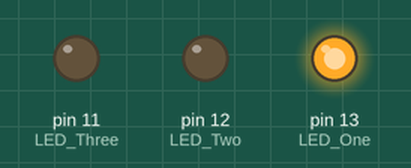
Simulated run of this sketch. Board: Arduino Uno, built with avr-gcc and run on an emulated ATmega328P. Shown: output pins drawn as LEDs (lit = HIGH).

Above: at 1.0 s.
At 3.0 s:
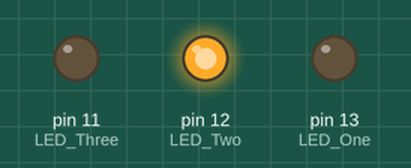
At 5.0 s:
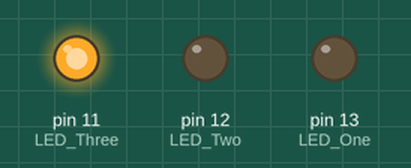
At 7.5 s:
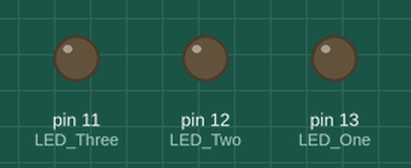
Timing chart, 0 to 11.7 s (numbered marks = the images above):
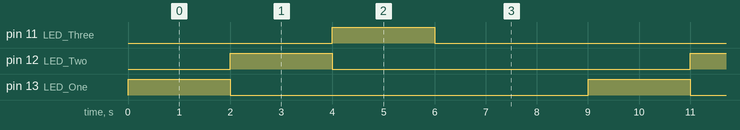

Measured:
- by itself, pin 11 (LED_Three), pin 12 (LED_Two), pin 13 (LED_One): alternates HIGH for 2.0 s and LOW for 7.0 s
- by itself, everything shown: repeats every 9.0 s, in 4 steps

The sketch:

challange-blink-4-LED.ino
```cpp
  /*
  Blink 4 LED
  Turns an 3 LED on sequence, for on 2 seconds. at the end turn off for 3 seconds.. repeatedly.
  */

const int LED_One = 13; // number of which the cable 1 connected with in Arduino with LED
const int LED_Two = 12; // number of which the cable 2 connected with in Arduino with LED
const int LED_Three = 11; // number of which the cable 3 connected with in Arduino with LED

// the setup function runs once when you press reset or power the board
void setup() {
  // initialize digital pin LED as an output.
  pinMode(LED_One, OUTPUT);
  pinMode(LED_Two, OUTPUT);
  pinMode(LED_Three, OUTPUT);
}

// the loop function runs over and over again forever
void loop() {
  digitalWrite(LED_One, HIGH);   // turn the LED  1on (HIGH is the voltage level)
  delay(2000);                   // wait for a 2 seconds
  digitalWrite(LED_One, LOW);    // turn the LED off by making the voltage LOW


  digitalWrite(LED_Two, HIGH);    // turn the LED 2 on (HIGH is the voltage level)
  delay(2000);                   // wait for a 2 seconds
  digitalWrite(LED_Two, LOW);    // turn the LED 2 off by making the voltage LOW

  digitalWrite(LED_Three, HIGH);    // turn the LED 3 on (HIGH is the voltage level)
  delay(2000);                     // wait for a 2 seconds
  digitalWrite(LED_Three, LOW);    // turn the LED 3 off by making the voltage LOW

   delay(3000);                     // wait for a 3 seconds

}
```
